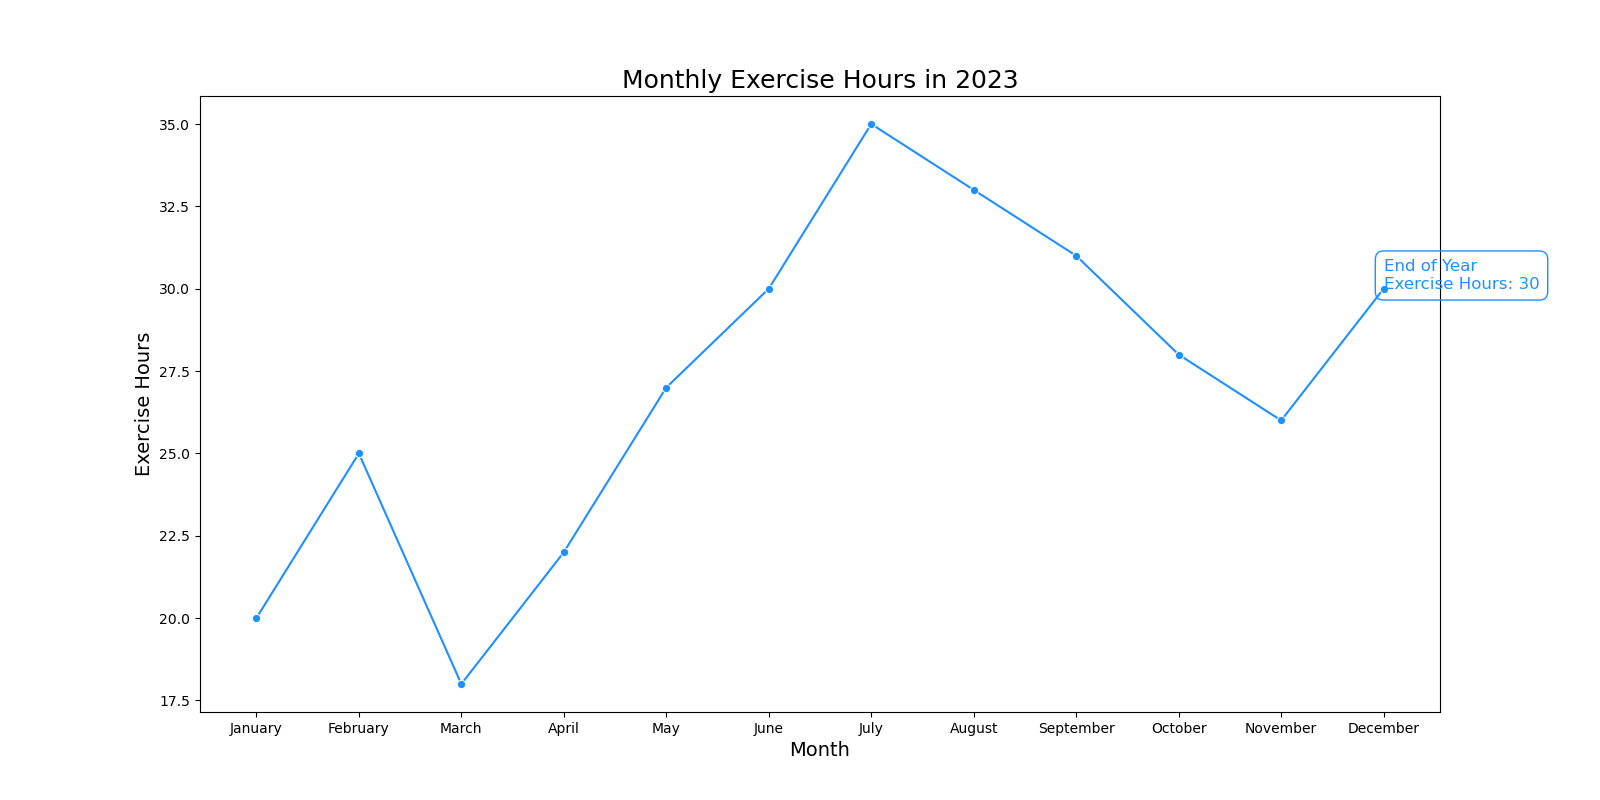

This chart was generated by the following Python code:

import pandas as pd
import seaborn as sns
import matplotlib.pyplot as plt

# Data
data = {
    'Month': ['January', 'February', 'March', 'April', 'May', 'June', 'July', 
              'August', 'September', 'October', 'November', 'December'],
    'Exercise_Hours': [20, 25, 18, 22, 27, 30, 35, 33, 31, 28, 26, 30]
}

# Create a DataFrame
df = pd.DataFrame(data)

# Convert 'Month' to categorical type with order
df['Month'] = pd.Categorical(df['Month'], categories=data['Month'], ordered=True)

# Line chart
plt.figure(figsize=(16, 8))
sns.lineplot(x='Month', y='Exercise_Hours', data=df, color="#1E90FF", marker='o')

# Add annotation for the last data point
plt.text(x = df.Month.iloc[-1], y = df.Exercise_Hours.iloc[-1],
         s = 'End of Year\nExercise Hours: {}'.format(df.Exercise_Hours.iloc[-1]),
         fontdict = dict(color='#1E90FF', size=12),
         bbox=dict(facecolor='none', edgecolor='#1E90FF', boxstyle='round,pad=0.5'))

# Set chart title and labels
plt.title('Monthly Exercise Hours in 2023', fontsize=18)
plt.xlabel('Month', fontsize=14)
plt.ylabel('Exercise Hours', fontsize=14)

# Show the plot
plt.show()
